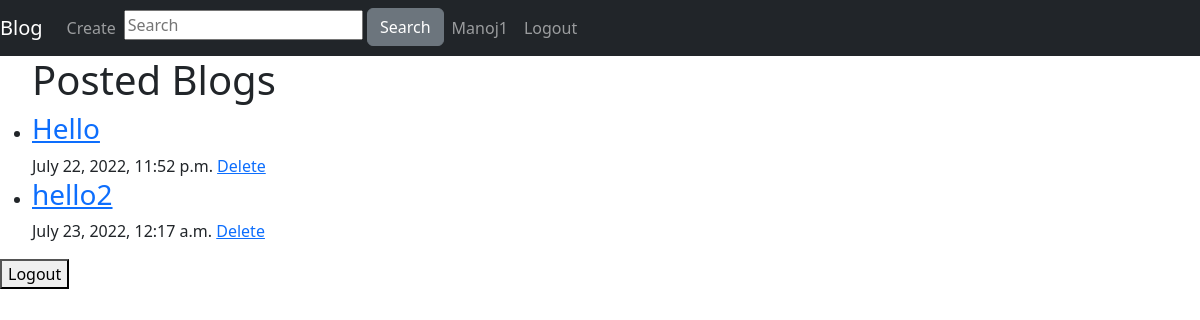
The app's page /index/ (signed in) with its own data.
### Blog/models.py (models this page shows, shortened)
class user(AbstractUser):
    firstname = models.CharField(max_length=50,null=True)
    lastname = models.CharField(max_length=50, null=True)
    username = models.CharField(max_length=40, unique=True)
    email = models.EmailField(max_length=250, unique=True, primary_key=True)
    dob = models.DateField(null=True)
    my_photo = models.ImageField(upload_to='my_photos', blank=True)
    objects = UserManager()
    USERNAME_FIELD = 'username'
    REQUIRED_FIELDS = ['email']
    def __str__(self):
        return self.username

class blog(models.Model):
    title = models.CharField(max_length=50)
    content = models.TextField()
    created_at = models.DateTimeField(default=timezone.now, blank=True)
    blog_photo = models.ImageField(upload_to='blog_photo', blank=True)
    blogger = models.ForeignKey(user, on_delete=models.CASCADE)

### Blog/views.py (the view, shortened to what this page needs)
# urls.py: path('index/', views.index.as_view(), name='index'),
class index(ListView, LoginRequiredMixin):
    def get(self, request):
        blogs= models.blog.objects.filter(blogger= request.user).values('id','title','content','created_at','blog_photo')
        return render(request, 'index.html',{'title':'index','blogs':list(blogs)})

### Blog/templates/index.html (shortened to what this page needs)
{% extends 'base.html'%}
{%block content%}
{% if blogs %}
<ul>
  <h1>Posted Blogs</h1>
  {% for blog in blogs %}
  <li><a href="{% url 'blogview' blog.id%}"><h3>{{blog.title}}</h3></a>{{blog.created_at}}
    <a href="{%url 'delete' blog.id%}">Delete</a></li>
  {% endfor%}
</ul>
{% endif %}
<form method="post">
  <button type="submit" name="logout"> Logout</button>
</form>
{% endblock%}

### Blog/templates/base.html (shortened to what this page needs)
<!DOCTYPE html>
<html lang="en" dir="ltr">
  <head>
    <link href="https://cdn.jsdelivr.net/npm/bootstrap@5.2.0-beta1/dist/css/bootstrap.min.css" rel="stylesheet">
  </head>
  <body>
    <nav class="navbar navbar-expand-lg navbar-dark bg-dark">
      <div class="navbar-nav">
        <a class="navbar-brand" href="{% url 'index'%}">Blog</a>
        <a class="nav-item nav-link" href="{% url 'create'%}">Create</a>
        <div class="search-container">
            <input type="text" placeholder="Search" id='search_query'>
            <button type="submit" class="btn btn-secondary" onclick="my_function();"> Search</button>
        </div>
        {% if user.is_authenticated %}
        <a class="nav-link" href="#">{{user}}</a>
          <a class="nav-link" href="{% url 'user_logout'%}">Logout</a>
        {% else %}
          <a class="nav-link" href="{% url 'login'%}">Login</a>
        {% endif %}
      </div>
    </nav>
    {% block content %}
    {% endblock %}
  </body>
</html>

### records on screen
user: username "Manoj1"
blog: title "Hello", created_at "July 22, 2022, 11:52 p.m."
blog: title "hello2", created_at "July 23, 2022, 12:17 a.m."
